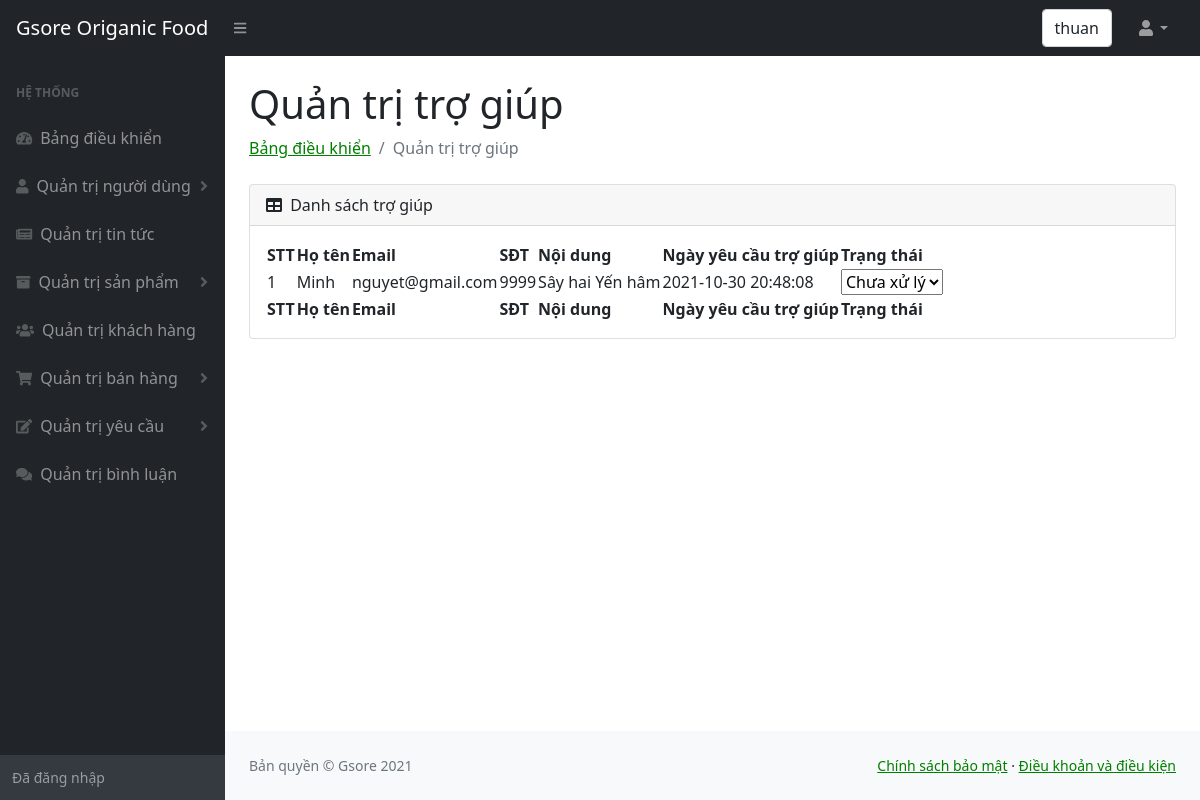
The page /admin/tro-giup.php (signed in) on the database its author committed.
### tables this page shows
CREATE TABLE `trogiup` (
  `matrogiup` int(10) NOT NULL,
  `tentrogiup` varchar(100) NOT NULL,
  `emailtrogiup` varchar(100) NOT NULL,
  `sdttrogiup` int(15) NOT NULL,
  `noidungtrogiup` varchar(200) NOT NULL,
  `ngayyeucau` datetime NOT NULL,
  `trangthai` tinyint(1) NOT NULL DEFAULT 0
);

### admin/tro-giup.php (the view, shortened to what this page needs)
<!DOCTYPE html>
<html lang="en">
<head>
    <link href="https://cdn.jsdelivr.net/npm/simple-datatables@latest/dist/style.css" rel="stylesheet" />
    <link href="css/styles.css" rel="stylesheet" />
</head>
    <body class="sb-nav-fixed">
        <nav class="sb-topnav navbar navbar-expand navbar-dark bg-dark">
            <a class="navbar-brand ps-3" href="../index.php">Gsore Origanic Food </a>
            <button class="btn btn-link btn-sm order-1 order-lg-0 me-4 me-lg-0" id="sidebarToggle" href="#!"><i class="fas fa-bars"></i></button>
            <form class="d-none d-md-inline-block form-inline ms-auto me-0 me-md-3 my-2 my-md-0">
                <div class="input-group">
                  <div class="form-control"><?php  echo $_SESSION['ten_nguoi_dung'];?>  </div>
                </div>
            </form>
            <ul class="navbar-nav ms-auto ms-md-0 me-3 me-lg-4">
                <li class="nav-item dropdown">
                    <a class="nav-link dropdown-toggle" id="navbarDropdown" href="#" role="button" data-bs-toggle="dropdown" aria-expanded="false"><i class="fas fa-user fa-fw"></i></a>
                </li>
            </ul>
        </nav>
        <div id="layoutSidenav">
        <div id="layoutSidenav_nav" >
                <nav class="sb-sidenav accordion sb-sidenav-dark" id="sidenavAccordion">
                    <div class="sb-sidenav-menu">
                        <div class="nav">
                            <div class="sb-sidenav-menu-heading">Hệ thống</div>
                            <a class="nav-link" href="index.php">
                                <div class="sb-nav-link-icon"><i class="fas fa-tachometer-alt"></i></div>
                                Bảng điều khiển
                            </a>
                            <a class="nav-link collapsed" href="nguoidung.php" data-bs-toggle="collapse" data-bs-target="#collapseOne" aria-expanded="false" aria-controls="collapseOne">
                                <div class="sb-nav-link-icon"><i class="fas fa-user"></i></div>
                                Quản trị người dùng
                                <div class="sb-sidenav-collapse-arrow"><i class="fas fa-angle-down"></i></div>
                            </a>
                            <a class="nav-link" href="tintuc.php">
                                <div class="sb-nav-link-icon"><i class="fas fa-newspaper"></i></div>
                                    Quản trị tin tức
                            </a>
                            <a class="nav-link collapsed" href="#" data-bs-toggle="collapse" data-bs-target="#collapseTwo" aria-expanded="false" aria-controls="collapseTwo">
                                <div class="sb-nav-link-icon"><i class="fas fa-archive"></i></div>
                                Quản trị sản phẩm
                                <div class="sb-sidenav-collapse-arrow"><i class="fas fa-angle-down"></i></div>
                            </a>
                            <a class="nav-link" href="khachhang.php">
                                <div class="sb-nav-link-icon"><i class="fas fa-users"></i></div>
                                Quản trị khách hàng
                            </a>
                            <a class="nav-link collapsed" href="#" data-bs-toggle="collapse" data-bs-target="#collapseThree" aria-expanded="false" aria-controls="collapseThree">
                                <div class="sb-nav-link-icon"><i class="fas fa-shopping-cart"></i></div>
                                Quản trị bán hàng
                                <div class="sb-sidenav-collapse-arrow"><i class="fas fa-angle-down"></i></div>
                            </a>
                            <a class="nav-link collapsed" href="#" data-bs-toggle="collapse" data-bs-target="#collapseFour" aria-expanded="false" aria-controls="collapseFour">
                                <div class="sb-nav-link-icon"><i class="fas fa-edit"></i></div>
                                Quản trị yêu cầu
                                <div class="sb-sidenav-collapse-arrow"><i class="fas fa-angle-down"></i></div>
                            </a>
                            <a class="nav-link" href="binhluan.php">
                                <div class="sb-nav-link-icon"><i class="fas fa-comments"></i></div>
                                Quản trị bình luận
                            </a>
                        </div>
                    </div>
                    <div class="sb-sidenav-footer">
                        <div class="small">Đã đăng nhập</div>
                    </div>
                </nav>
            </div>
            <div id="layoutSidenav_content">
                <main>
                    <div class="container-fluid px-4">
                        <h1 class="mt-4">Quản trị trợ giúp</h1>
                        <ol class="breadcrumb mb-4">
                            <li class="breadcrumb-item"><a href="index.php">Bảng điều khiển</a></li>
                            <li class="breadcrumb-item active">Quản trị trợ giúp</li>
                        </ol>
                        <div class="card mb-4">
                            <div class="card-header">
                                <i class="fas fa-table me-1"></i>
                                Danh sách trợ giúp
                            </div>
                            <div class="card-body">
                                <table id="datatablesSimple">
                                    <thead>
                                        <tr>
                                            <th>STT</th>
                                            <th>Họ tên</th>
                                            <th>Email</th>
                                            <th>SĐT</th>
                                            <th>Nội dung</th>
                                            <th>Ngày yêu cầu trợ giúp</th>
                                            <th>Trạng thái</th>
                                        </tr>
                                    </thead>
                                    <tfoot>
                                        <tr>
                                            <th>STT</th>
                                            <th>Họ tên</th>
                                            <th>Email</th>
                                            <th>SĐT</th>
                                            <th>Nội dung</th>
                                            <th>Ngày yêu cầu trợ giúp</th>
                                            <th>Trạng thái</th>
                                        </tr>
                                    </tfoot>
                                    <tbody>
                                        <?php
                                        include("../config.php");
                                        $sql = "SELECT *
                                                FROM trogiup
                                                ORDER BY matrogiup DESC
                                                ";
                                        $result = mysqli_query($ket_noi, $sql);
                                        $i = 0;
                                        while ($row = mysqli_fetch_array($result)) {
                                            $i++;
                                        ?>
                                            <tr>
                                                <td><?php echo $i ?></td>
                                                <td><?php echo $row["tentrogiup"] ?></td>
                                                <td><?php echo $row["emailtrogiup"] ?></td>
                                                <td><?php echo $row["sdttrogiup"] ?></td>
                                                <td><?php echo $row["noidungtrogiup"] ?></td>
                                                <td><?php echo $row["ngayyeucau"] ?></td>
                                                <td>
                                                    <select name="select-status" class="select-status" onchange="this.options[this.selectedIndex].value && (window.location = this.options[this.selectedIndex].value);">
                                                        <option value="tro-giup_sua-trang-thai.php?id=<?php echo $row['matrogiup'] ?>&status=0" <?php if($row["trangthai"]==0) echo "selected"; ?>>Chưa xử lý</option>
                                                    </select>
                                                </td>
                                            </tr>
                                        <?php
                                        }
                                        ?>
                                    </tbody>
                                </table>
                            </div>
                        </div>
                    </div>
                </main>
                <footer class="py-4 bg-light mt-auto">
                    <div class="container-fluid px-4">
                        <div class="d-flex align-items-center justify-content-between small">
                            <div class="text-muted">Bản quyền &copy; Gsore 2021</div>
                            <div>
                                    <a href="chinhsachbaomat.php">Chính sách bảo mật</a>
                                    &middot;
                                    <a href="chinhsachbaomat.php">Điều khoản và điều kiện</a>
                            </div>
                        </div>
                    </div>
                </footer>
            </div>
        </div>
</body>
</html>

### rows shown on the page
trogiup: tentrogiup "Minh", emailtrogiup "nguyet@gmail.com", sdttrogiup "9999", noidungtrogiup "Sây hai Yến hâm", ngayyeucau "2021-10-30 20:48:08", select-status "Chưa xử lý"

### other values the page prints
$_SESSION['ten_nguoi_dung'] "thuan"
